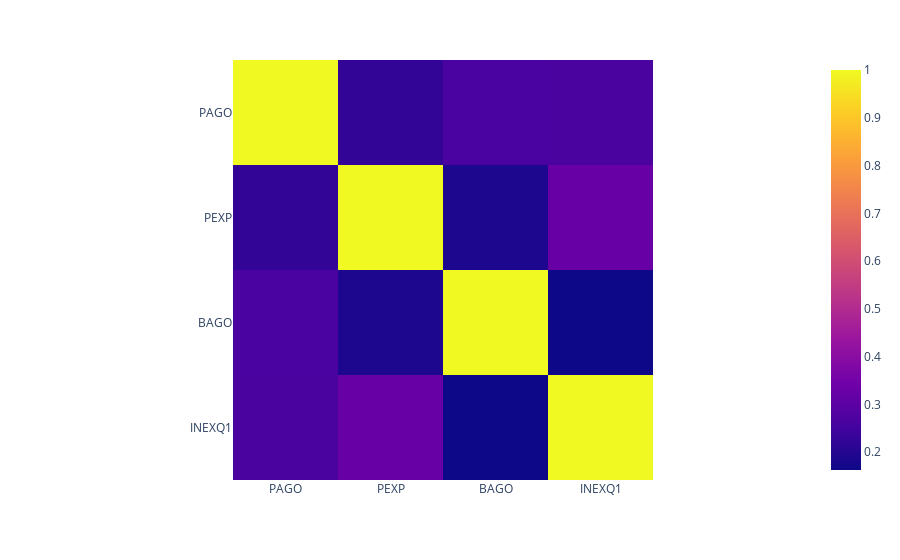

Notebook cell for this chart:
### Code cell
income_labels = ["PAGO", "PEXP", "BAGO", "INEXQ1"]
income_df = select_df_with_labels(df, income_labels)
corrM = income_df.corr()
#hmap = sns.heatmap(corrM, vmin=-1, vmax=1, center=0,
#                  cmap=sns.diverging_palette(200, 20, n=100))
#hmap.set(title="Correlation Matrix")

fig = px.imshow(corrM)
fig.show()

### Figure 1 — Plotly figure (JSON) as saved in the notebook; plotly's stock layout.template omitted (floating-point values rounded to 4 significant figures)
{"data": [{"coloraxis": "coloraxis", "hovertemplate": "x: %{x}<br>y: %{y}<br>color: %{z}<extra></extra>", "name": "0", "type": "heatmap", "x": ["PAGO", "PEXP", "BAGO", "INEXQ1"], "xaxis": "x", "y": ["PAGO", "PEXP", "BAGO", "INEXQ1"], "yaxis": "y", "z": [[1, 0.224, 0.2647, 0.2672], [0.224, 1, 0.1885, 0.3261], [0.2647, 0.1885, 1, 0.1628], [0.2672, 0.3261, 0.1628, 1]]}], "layout": {"coloraxis": {"colorscale": [[0, "#0d0887"], [0.1111, "#46039f"], [0.2222, "#7201a8"], [0.3333, "#9c179e"], [0.4444, "#bd3786"], [0.5556, "#d8576b"], [0.6667, "#ed7953"], [0.7778, "#fb9f3a"], [0.8889, "#fdca26"], [1, "#f0f921"]]}, "margin": {"t": 60}, "xaxis": {"anchor": "y", "constrain": "domain", "domain": [0, 1], "scaleanchor": "y"}, "yaxis": {"anchor": "x", "autorange": "reversed", "constrain": "domain", "domain": [0, 1]}}}
